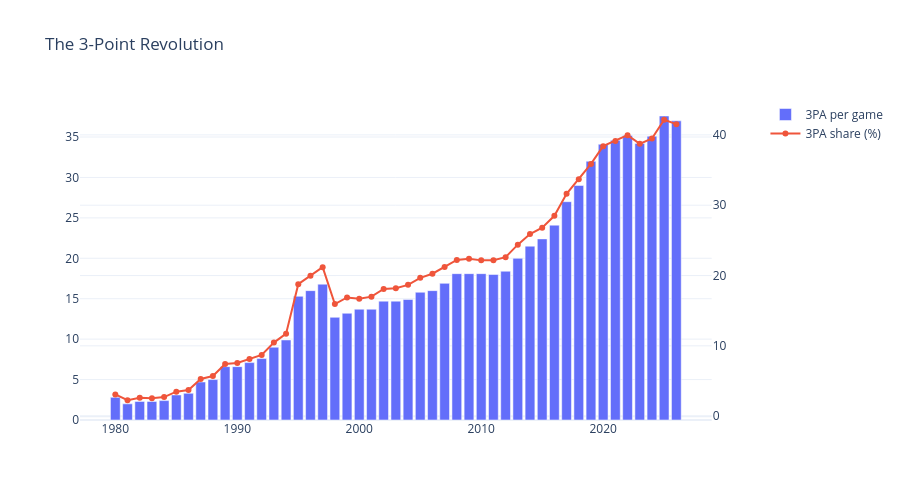

Notebook code for this chart:
### Markdown cell above
<div dir="rtl" style="text-align: right;">

###  معرفی ستونها 

- **`fg3a_per_g` — میانگین تلاش برای پرتاب سهامتیازی در هر بازی:** میانگین تعداد دفعاتی که بازیکن در هر مسابقه برای شوت سهامتیازی تلاش کرده است؛ چه شوت موفق باشد و چه ناموفق.

- **`fga_per_g` — میانگین تعداد کل تلاشهای شوتزنی در هر بازی:** میانگین تعداد دفعاتی که بازیکن برای شوتهای دوامتیازی و سهامتیازی تلاش کرده است؛ شامل شوتهای موفق و ناموفق، بدون احتساب پرتابهای آزاد.

</div>

### Code cell
l3 = league[league.year >= 1980]
share = l3.fg3a_per_g / l3.fga_per_g * 100

fig = make_subplots(specs=[[{"secondary_y": True}]])
fig.add_bar(x=l3.year, y=l3.fg3a_per_g, name="3PA per game")
fig.add_scatter(x=l3.year, y=share, name="3PA share (%)", mode="lines+markers", secondary_y=True)
fig.update_layout(title="The 3-Point Revolution", height=500)
fig.show()

### Figure 1 — Plotly figure (JSON) as saved in the notebook; plotly's stock layout.template omitted (floating-point values rounded to 4 significant figures)
{"data": [{"name": "3PA per game", "type": "bar", "x": [1980, 1981, 1982, 1983, 1984, 1985, 1986, 1987, 1988, 1989, 1990, 1991, 1992, 1993, 1994, 1995, 1996, 1997, 1998, 1999, 2000, 2001, 2002, 2003, 2004, 2005, 2006, 2007, 2008, 2009, 2010, 2011, 2012, 2013, 2014, 2015, 2016, 2017, 2018, 2019, 2020, 2021, 2022, 2023, 2024, 2025, 2026], "y": [2.8, 2, 2.3, 2.3, 2.4, 3.1, 3.3, 4.7, 5, 6.6, 6.6, 7.1, 7.6, 9, 9.9, 15.3, 16, 16.8, 12.7, 13.2, 13.7, 13.7, 14.7, 14.7, 14.9, 15.8, 16, 16.9, 18.1, 18.1, 18.1, 18, 18.4, 20, 21.5, 22.4, 24.1, 27, 29, 32, 34.1, 34.6, 35.2, 34.2, 35.1, 37.6, 37]}, {"mode": "lines+markers", "name": "3PA share (%)", "type": "scatter", "x": [1980, 1981, 1982, 1983, 1984, 1985, 1986, 1987, 1988, 1989, 1990, 1991, 1992, 1993, 1994, 1995, 1996, 1997, 1998, 1999, 2000, 2001, 2002, 2003, 2004, 2005, 2006, 2007, 2008, 2009, 2010, 2011, 2012, 2013, 2014, 2015, 2016, 2017, 2018, 2019, 2020, 2021, 2022, 2023, 2024, 2025, 2026], "xaxis": "x", "y": [3.091, 2.262, 2.608, 2.564, 2.715, 3.479, 3.725, 5.293, 5.701, 7.416, 7.569, 8.142, 8.706, 10.47, 11.73, 18.77, 19.95, 21.19, 15.93, 16.88, 16.69, 17.0, 18.08, 18.19, 18.67, 19.68, 20.25, 21.2, 22.21, 22.37, 22.15, 22.17, 22.6, 24.39, 25.9, 26.79, 28.49, 31.62, 33.68, 35.87, 38.4, 39.14, 39.95, 38.73, 39.48, 42.15, 41.53], "yaxis": "y2"}], "layout": {"height": 500, "title": {"text": "The 3-Point Revolution"}, "xaxis": {"anchor": "y", "domain": [0, 0.94]}, "yaxis": {"anchor": "x", "domain": [0, 1]}, "yaxis2": {"anchor": "x", "overlaying": "y", "side": "right"}}}
